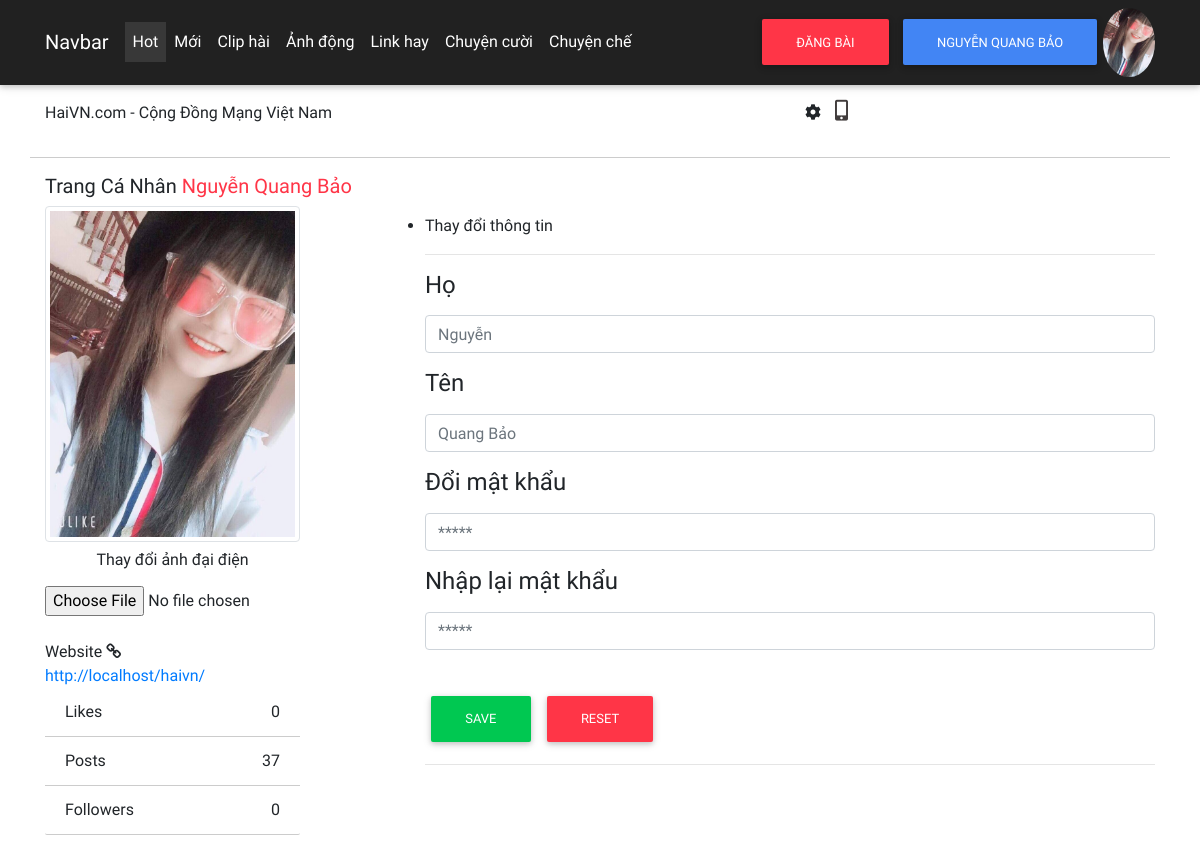
Before: /?views=profile (signed in) with the older database file.
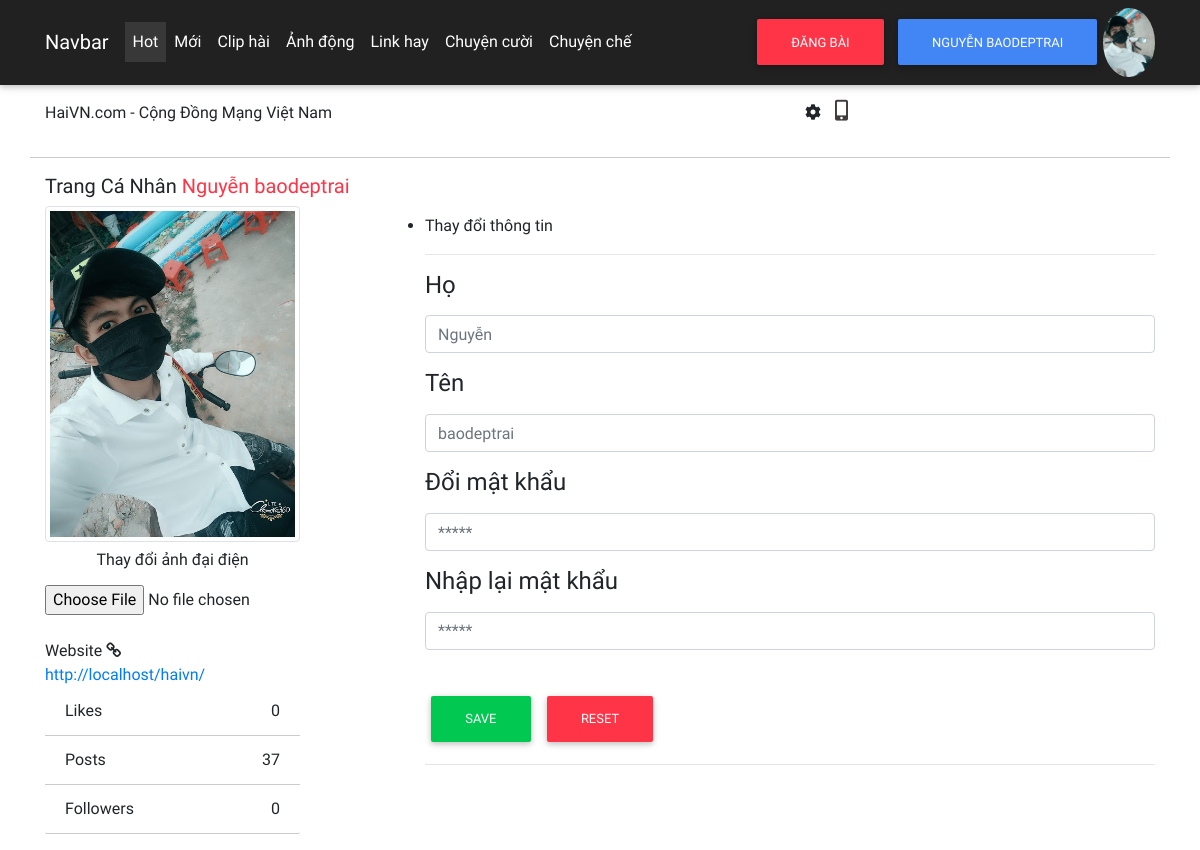
After: the same page with the newer database file.
### tables this page shows
CREATE TABLE `users` (
  `id` int(11) NOT NULL,
  `user` varchar(255) NOT NULL,
  `pass` varchar(255) NOT NULL,
  `gender` int(2) NOT NULL,
  `active` int(2) NOT NULL,
  `role` int(3) NOT NULL,
  `like` int(11) NOT NULL,
  `fllow` int(11) NOT NULL,
  `ho` varchar(255) NOT NULL,
  `ten` varchar(255) NOT NULL,
  `avatar` varchar(255) NOT NULL
);

### index.php (called while the page is built, shortened)
<?php
include "Database.php";
include "Function.php";
$db = new Database;
include "html/header.php";
include "html/main.php";
?>
<?php include "html/footer.php"; ?>

### Function.php (called while the page is built, shortened)
<?php
    if(isset($_SESSION['username'])){
        $username = $_SESSION['username'];
    }
    function base_url()
    {
        return $url  = "http://localhost/haivn/";
    }
 ?>

### Database.php (called while the page is built, shortened)
<?php
    class Database
    {
        public $link;
        public function __construct()
        {
            $this->link = mysqli_connect("localhost","root","","haivn") or die ("<h1 style='text-align: center; color : red; font-weight: bold'> connect database fail </h1>");
            mysqli_set_charset($this->link,"utf8");
        }
        public function total($sql)
        {
            $result = @mysqli_query($this->link  , $sql);
            $tien = @mysqli_fetch_array($result);
            return $tien;
        }
    }
?>

### page/profile.php (the view, shortened to what this page needs)
<?php
if(isset($username)){
  $get_user = $db->total("SELECT * FROM `users` WHERE `user` = '$username'");
 ?>
<div class="container bootstrap snippet py-3">
    <div class="row">
        <div class="col-sm-10">
            <h5>Trang Cá Nhân <b class="text-danger"><?php echo $get_user['ho'] . " " . $get_user['ten']; ?></b></h5>
        </div>
    </div>
    <div class="row">
        <div class="col-sm-3">
            <div class="text-center">
                <?php if($get_user['avatar'] == ""){ ?>
                <img src="http://ssl.gstatic.com/accounts/ui/avatar_2x.png" class="avatar img-circle img-thumbnail"
                    alt="avatar">
                <h6 class="py-2">Tải lên ảnh đại diện</h6>
                <?php } else { ?>
                <img src="assets/img/avatar/<?php echo $get_user['avatar']; ?>" class="avatar img-circle img-thumbnail"
                    alt="avatar">
                <h6 class="py-2"> Thay đổi ảnh đại điện</h6>
                <?php } ?>
                <input type="file" class="text-center center-block file-upload" id="file">
            </div>
            </hr><br>
            <div class="panel panel-default">
                <div class="panel-heading">Website <i class="fa fa-link fa-1x"></i></div>
                <div class="panel-body"><a href="http://bootnipets.com"><?php echo base_url() ?></a></div>
            </div>
            <ul class="list-group">
                <li class="list-group-item text-right"><span
                        class="pull-left"><strong>Likes</strong></span><?php echo $get_user['like']; ?></li>
                <li class="list-group-item text-right"><span class="pull-left"><strong>Posts</strong></span> 37</li>
                <li class="list-group-item text-right"><span class="pull-left"><strong>Followers</strong></span>
                    <?php echo $get_user['fllow']; ?></li>
            </ul>
        </div>
        <div class="col"></div>
        <div class="col-sm-8 py-2">
            <ul class="">
                <li class="active"><a>Thay đổi thông tin</a></li>
            </ul>
            <div class="tab-content">
                <div class="tab-pane active" id="home">
                    <hr>
                    <div class="form-group">
                        <div class="col-xs-6">
                            <label for="first_name">
                                <h4>Họ</h4>
                            </label>
                            <input type="text" class="form-control" id="first_name"
                                title="enter your first name if any." placeholder="<?php echo $get_user['ho']; ?>">
                        </div>
                    </div>
                    <div class="form-group">
                        <div class="col-xs-6">
                            <label for="last_name">
                                <h4>Tên</h4>
                            </label>
                            <input type="text" class="form-control" id="last_name" title="enter your first name if any."
                                placeholder="<?php echo $get_user['ten']; ?>">
                        </div>
                    </div>
                    <div class="form-group">
                        <div class="col-xs-6">
                            <label for="password">
                                <h4>Đổi mật khẩu</h4>
                            </label>
                            <input type="password" class="form-control" id="pass_frofile" placeholder="*****"
                                title="enter your password.">
                        </div>
                    </div>
                    <div class="form-group">
                        <div class="col-xs-6">
                            <label for="password">
                                <h4>Nhập lại mật khẩu</h4>
                            </label>
                            <input type="password" class="form-control" id="rp_pass_profile" placeholder="*****"
                                title="enter your password.">
                        </div>
                    </div>
                    <div class="form-group">
                        <div class="col-xs-12">
                            <br>
                            <button class="btn  btn-success" type="button" id="save_profile"> Save</button>
                            <button class="btn btn-danger" type="reset"><i class="glyphicon glyphicon-repeat"></i>
                                Reset</button>
                        </div>
                    </div>
                    <hr>
                </div>
            </div>
        </div>
        <?php } ?>

### html/header.php (shortened to what this page needs)
<?php
if(isset($username)){
    $get_user = $db->total("SELECT * FROM `users` WHERE `user` = '$username' ");
}
?>
<!DOCTYPE html>
<html lang="vi">
<head>
    <link rel="stylesheet" href="https://cdnjs.cloudflare.com/ajax/libs/font-awesome/5.13.1/css/all.min.css"
 />
    <link rel="stylesheet" href="assets/css/bootstrap.min.css">
    <link rel="stylesheet" href="assets/css/mdb.min.css">
    <link rel="stylesheet" href="assets/css/sweetalert2.css">
    <link href="https://stackpath.bootstrapcdn.com/font-awesome/4.7.0/css/font-awesome.min.css" rel="stylesheet"
>
    <link rel="stylesheet" href="assets/css/style.css">
</head>
<body>
    <header>
        <nav class="navbar navbar-expand-lg navbar-dark bg-dark">
            <div class="container">
                <a class="navbar-brand" href="<?php echo base_url(); ?>">Navbar</a>
                <div class="collapse navbar-collapse" id="navbarSupportedContent">
                    <ul class="navbar-nav mr-auto">
                        <li class="nav-item active">
                            <a class="nav-link" href="#" tabindex="-1">Hot <span class="sr-only">(current)</span></a>
                        </li>
                        <li class="nav-item">
                            <a class="nav-link" href="#" tabindex="-1">Mới</a>
                        </li>
                        <li class="nav-item dropdown">
                            <a class="nav-link dropdown-toggle" href="#" id="navbarDropdown" role="button"
                                data-toggle="dropdown" aria-haspopup="true" aria-expanded="false">Clip hài </a>
                        </li>
                        <li class="nav-item">
                            <a class="nav-link" href="#" tabindex="-1">Ảnh động</a>
                        </li>
                        <li class="nav-item">
                            <a class="nav-link " href="#" tabindex="-1">Link hay</a>
                        </li>
                        <li class="nav-item">
                            <a class="nav-link " href="#" tabindex="-1">Chuyện cười</a>
                        </li>
                        <li class="nav-item">
                            <a class="nav-link " href="#" tabindex="-1">Chuyện chế</a>
                        </li>
                    </ul>
                    <button type="button" id="post" class="btn btn-danger mx-2">Đăng bài</button>
                    <?php if(!isset($username)){ ?>
                    <button type="button" id="login" class="btn btn-primary" data-toggle="modal"
                        data-target="#modalLRForm">login / regis</button>
                    <?php }  else {?>
                    <div class="btn-group">
                        <button type="button" class="btn btn-primary dropdown-toggle" data-toggle="dropdown"
                            aria-haspopup="true" aria-expanded="false">
                            <?php echo $get_user['ho'] . " " . $get_user['ten']; ?>
                        </button>
                    </div>
                    <?php if($get_user['avatar'] == ""){ ?>
                    <img alt="" src="https://demos.creative-tim.com/argon-dashboard-pro/assets/img/theme/team-4.jpg"
                        class="rounded-circle avatar">
                    <?php } else { ?>
                    <img alt="" src="assets/img/avatar/<?php echo $get_user['avatar'] ?>" class="rounded-circle avatar">
                    <?php } ?>
                    <?php } ?>
                </div>
            </div>
        </nav>
        <div class="container">
            <div class="row head py-3">
                <div class="col-12 col-sm-12 col-md-8 col-lg-8 col-xl-8 ">
                    <p>HaiVN.com - Cộng Đồng Mạng Việt Nam</p>
                </div>
                <div class="col-12 col-sm-12 col-md-4 col-lg-4 col-xl-4">
                    <i class="fas fa-cog " data-toggle="modal" data-target="#exampleModal"></i>
                    <i class="fas fa-mobile-alt phone"></i>
                </div>
            </div>
        </div>
    </header>

### html/main.php (shortened to what this page needs)
<?php
    if(isset($_REQUEST['views'])){
        $page = $_REQUEST['views'] . '.php';
        include "page/".$page;
} ?>

### html/footer.php (shortened to what this page needs)
</body>
</html>

### assets/css/style.css (style rules this page uses)
* { margin: 0; padding: 0; }
html, body { font-family: 'Pangolin', cursive; scroll-behavior: smooth; transition: all 1s; }
nav.navbar .nav-link { cursor: pointer !important; }
nav.navbar a { color: #fff !important; }
div.head { border-bottom: 1px solid #ccc; }
.setting, .phone { color: rgb(66, 61, 61); font-size: 1.3em; cursor: pointer; padding: 0 10px; }
.list-group-item { border: none; border-bottom: 1px solid #ccc; }
img.rounded-circle.avatar { width: 5%; }
* { box-sizing: border-box; }
html { position: relative; min-height: 100%; }
.dropdown-toggle::after { content: none; display: none; }

Changed rows visible on the page:
changed users "Nguyễn": ten "QUANG BẢO" → "BAODEPTRAI"; avatar: a different picture; ten "Quang Bảo" → "baodeptrai"
